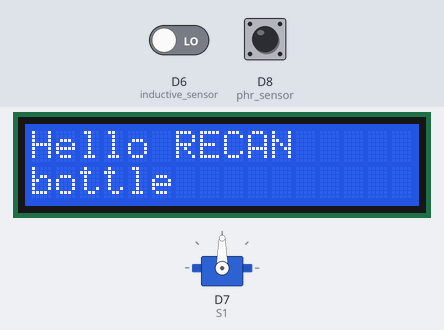
This sketch was run on a simulated ESP8266 (NodeMCU). Parts: servo, 16×2 character LCD. The inputs (shaded band) are chosen by the test bench; at power-on: D6 (inductive_sensor) LOW, D8 (phr_sensor) HIGH. What the sketch prints to the serial monitor is not drawn.

Above: at 1.2 s.
1.3 s: D6 (inductive_sensor) driven HIGH
At 1.8 s:
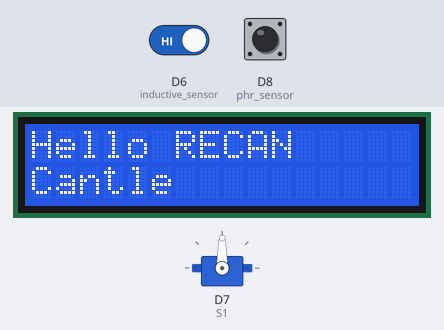
2.8 s: D6 (inductive_sensor) driven LOW
At 4.0 s:
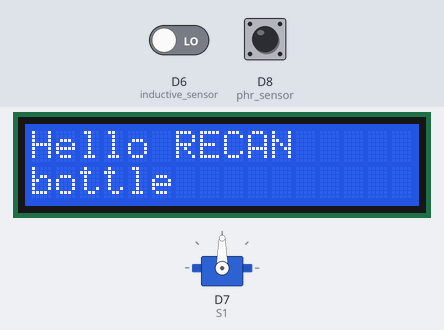
4.3 s: D8 (phr_sensor) pulsed LOW 5 times (0.12 s each, 0.3 s apart)
At 6.6 s:
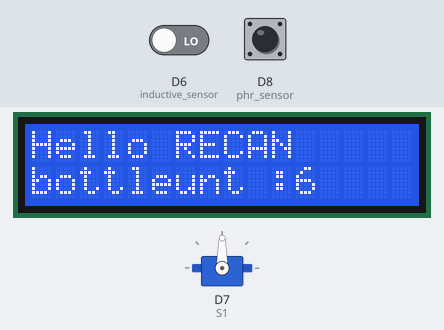
7.3 s: D6 (inductive_sensor) driven HIGH
At 7.6 s:
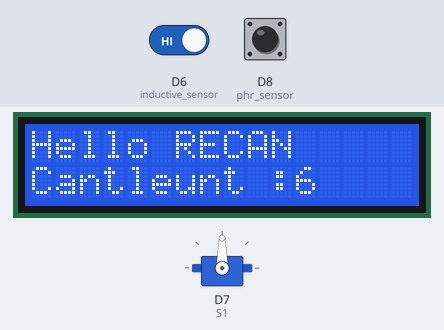
8.8 s: D8 (phr_sensor) pulsed LOW 2 times (0.12 s each, 0.3 s apart)
At 10.3 s:
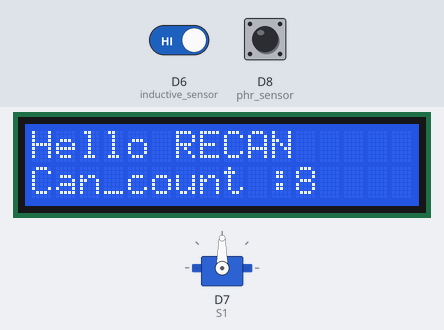
Timing chart, 0 to 11.8 s (numbered marks = the images above; inputs shaded):
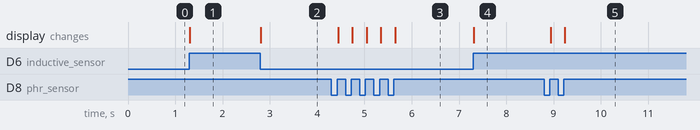

Measured:
- after the input at 1.3 s, the display: changes at once (image 1)
- after the input at 2.8 s, the display: changes at once (image 2)
- after the input at 4.3 s, the display: first changes after 0.15 s (image 3 shows a later state)
- after the input at 7.3 s, the display: changes at once (image 4)
- after the input at 8.8 s, the display: first changes after 0.14 s (image 5 shows a later state)

The sketch:

esp8266_2st.ino
```cpp
#include <Servo.h>
Servo S1;

#include <Wire.h>
#include <LiquidCrystal_I2C.h>
// Set the LCD address to 0x27 for a 16 chars and 2 line display
LiquidCrystal_I2C lcd(0x27, 16, 2);
const uint8_t phr_sensor = D8;

const uint8_t inductive_sensor = D6;


void setup() {
  // put your setup code here, to run once:
  Serial.begin(115200);
  S1.attach(D7);
  pinMode(phr_sensor, INPUT_PULLUP); // NPN
  pinMode(inductive_sensor, INPUT);
  lcd.begin();
  lcd.print("Hello RECAN");

}

void loop() {

  // put your main code here, to run repeatedly:
  static bool last_phr_state = HIGH;
  static unsigned int can_count = 1;
  static unsigned long last_press_time;
  int phr_state = digitalRead(phr_sensor);
  unsigned long now = millis();

  // Record when the phr is pressed.
  if (last_phr_state == HIGH && phr_state == LOW) {
    can_count++;
    last_press_time = now;
  }

  // Report when the phr is released.
  if (last_phr_state == LOW && phr_state == HIGH) {
    unsigned long phase_duration = now - last_press_time;
    if (phase_duration < 10) {  // discard bounce
      can_count--;
    }
    else {
      Serial.print(F("pushes: "));
      lcd.setCursor(0, 1);
      lcd.print("can_count : ");
      lcd.setCursor(11,1);
      lcd.print(can_count);
      Serial.print(can_count);
      Serial.print(F(", duration: "));
      Serial.print(phase_duration);
      Serial.println(F(" ms"));
    }
  }


  last_phr_state = phr_state;


  bool detect = digitalRead(inductive_sensor);
  if (detect == 1) {
     lcd.setCursor(0, 2);
      lcd.print("Can");
    //  Serial.println("Can");
  }
  else {

      lcd.setCursor(0, 2);
      lcd.print("bottle");
  }

}

void can() {
  S1.write(0);


}
void bottle() {
  S1.write(100);
}
```
